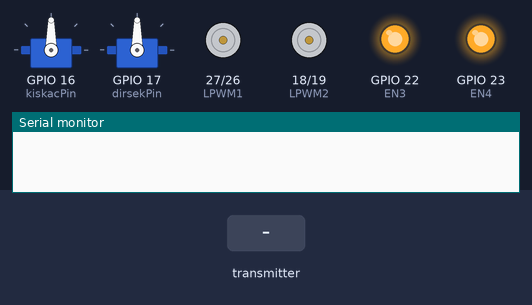
Bench run of a sketch on a simulated ESP32. Shown: 2 × servo, motor-driver pin pairs drawn as motors (green arrow = first pin HIGH = forward, orange = second pin HIGH = backward, longer = more drive, scaled by the enable pin), output pins drawn as LEDs (lit = HIGH), the last lines printed to the serial monitor. The test bench sets the inputs (shaded band).

Above: at 1.2 s.
1.3 s: the transmitter starts sending pot1 = 0
At 2.2 s:
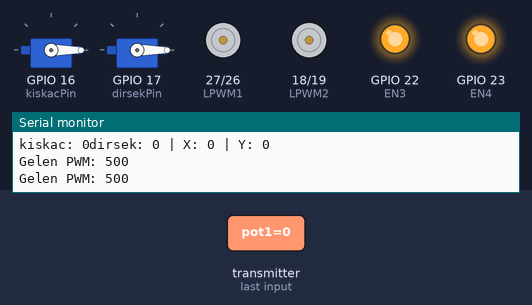
2.8 s: the transmitter starts sending pot2 = 1024
At 3.3 s:
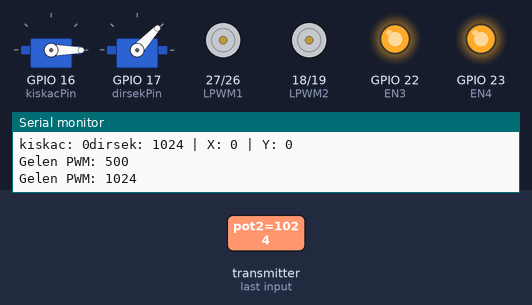
4.3 s: the transmitter starts sending x = 1024
At 5.5 s:
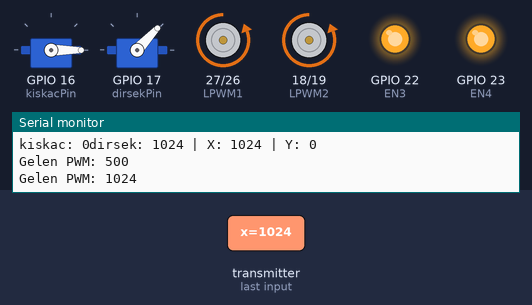
5.8 s: the transmitter starts sending y = 1024
At 6.8 s:
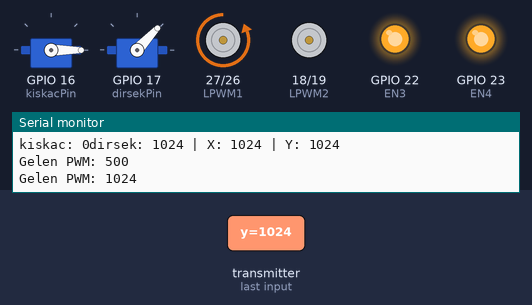
7.3 s: the transmitter starts sending pot1 = 1024
At 8.0 s:
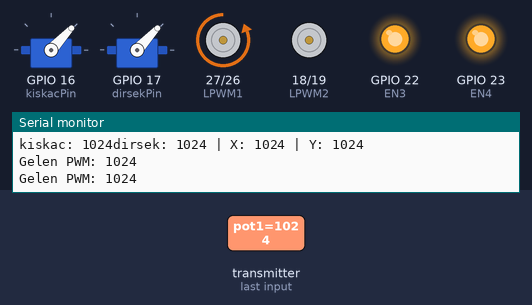
8.8 s: the transmitter starts sending pot2 = 0
At 9.1 s:
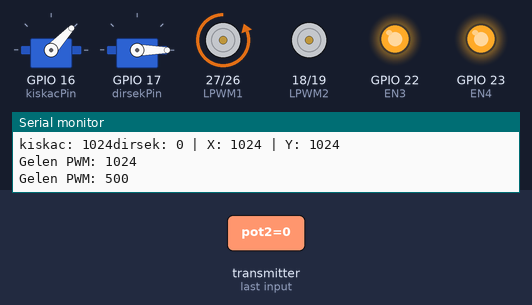
Timing chart, 0 to 11.3 s (numbered marks = the images above; inputs shaded):
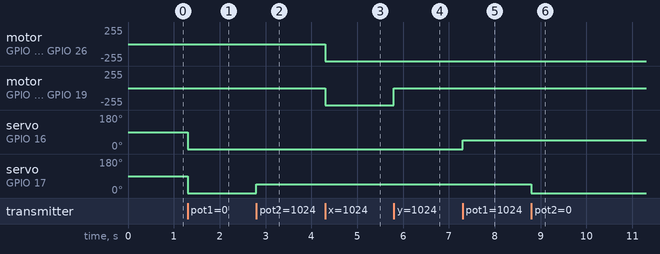

The sketch:

Arac.ino
```cpp
#include <WiFi.h>
#include <esp_now.h>
#include <ESP32Servo.h>

#define RPWM1 26 // 1 sağ tekerler 2 sol tekerler
#define LPWM1 27
#define RPWM2 19
#define LPWM2 18

#define EN1 12     // 1 2 sağ 3 4 sol
#define EN2 13
#define EN3 22
#define EN4 23

Servo kiskac;
Servo dirsek;
const int kiskacPin = 16;
const int dirsekPin = 17;

// Gönderici ile aynı veri yapısı tanımı
typedef struct {
  int pot1;
  int pot2;
  int x;
  int y;
} KontrolVerisi;

KontrolVerisi gelenVeri;

void setup() {
  Serial.begin(115200);
  WiFi.mode(WIFI_AP);

  kiskac.setPeriodHertz(50); // 50 Hz PWM
  kiskac.attach(kiskacPin, 500, 2500); // Min–Max mikro saniye aralığı

  dirsek.setPeriodHertz(50); // 50 Hz PWM
  dirsek.attach(dirsekPin, 500, 2500); // Min–Max mikro saniye aralığı

  pinMode(RPWM1, OUTPUT);
  pinMode(LPWM1, OUTPUT);
  pinMode(RPWM2, OUTPUT);
  pinMode(LPWM2, OUTPUT);
  pinMode(EN1, OUTPUT);
  pinMode(EN2, OUTPUT);
  pinMode(EN3, OUTPUT);
  pinMode(EN4, OUTPUT);

  digitalWrite(EN1, HIGH);
  digitalWrite(EN2, HIGH);
  digitalWrite(EN3, HIGH);
  digitalWrite(EN4, HIGH);

  if (esp_now_init() != ESP_OK) {
    Serial.println("ESP-NOW başlatılamadı!");
    return;
  }

  esp_now_register_recv_cb(OnDataRecv);

  // İsteğe bağlı: Bu cihazı tanımlayıcı bir SSID ile yayınla (gönderici bunu tarayıp bulur)
  WiFi.setHostname("RX_1");
}

void loop() {
  // loop içinde işlem yapılmayacak, veriler callback ile alınacak
}

// Veri geldiğinde çağrılacak fonksiyon
void OnDataRecv(const esp_now_recv_info_t *info, const uint8_t *data, int len) {
  if (len == sizeof(KontrolVerisi)) {
    memcpy(&gelenVeri, data, sizeof(KontrolVerisi));

    // Verileri yazdır
    Serial.print("kiskac: "); Serial.print(gelenVeri.pot1);
    Serial.print("dirsek: "); Serial.print(gelenVeri.pot2);
    Serial.print(" | X: "); Serial.print(gelenVeri.x);
    Serial.print(" | Y: "); Serial.println(gelenVeri.y);
  } else {
    Serial.println("Hatalı veri boyutu alındı.");
  }

  hareket(gelenVeri.x, gelenVeri.y);
  kiskacFun(gelenVeri.pot1);
  dirsekFun(gelenVeri.pot2);
}

void hareket(int x, int y) {
  int sag = x + y;
  int sol = y - x;

  if(sag>0){
    if(sol>0){

      analogWrite(RPWM1, abs(sag)); analogWrite(LPWM1, 0);
      analogWrite(RPWM2, 0); analogWrite(LPWM2, abs(sol));

    }else{

      analogWrite(RPWM1, abs(sag)); analogWrite(LPWM1, 0);
      analogWrite(RPWM2, abs(sol)); analogWrite(LPWM2, 0);

    }
  }else{
    if(sol>0){

      analogWrite(RPWM1, 0); analogWrite(LPWM1, abs(sag));
      analogWrite(RPWM2, 0); analogWrite(LPWM2, abs(sol));

    }else{

      analogWrite(RPWM1, 0); analogWrite(LPWM1, abs(sag));
      analogWrite(RPWM2, abs(sol)); analogWrite(LPWM2, 0);

    }
  }
}

void kiskacFun(int pot1) {
  pot1 = constrain(pot1, 500, 2500);

  kiskac.writeMicroseconds(pot1);
  Serial.print("Gelen PWM: ");
  Serial.println(pot1);
}

void dirsekFun(int pot2) {
  pot2 = constrain(pot2, 500, 2500);

  dirsek.writeMicroseconds(pot2);
  Serial.print("Gelen PWM: ");
  Serial.println(pot2);
}
```

Measured:
- after the input at 1.3 s, servo on GPIO 16 (kiskacPin), servo on GPIO 17 (dirsekPin): 90° → 0° at once
- after the input at 2.8 s, servo on GPIO 17 (dirsekPin): 0° → 47° at once
- after the input at 4.3 s, motor on GPIO 27 (LPWM1) / GPIO 26 (RPWM1), motor on GPIO 18 (LPWM2) / GPIO 19 (RPWM2): stopped → backward 255/255 at once
- after the input at 5.8 s, motor on GPIO 18 (LPWM2) / GPIO 19 (RPWM2): backward 255/255 → stopped at once
- after the input at 7.3 s, servo on GPIO 16 (kiskacPin): 0° → 47° at once
- after the input at 8.8 s, servo on GPIO 17 (dirsekPin): 47° → 0° at once
